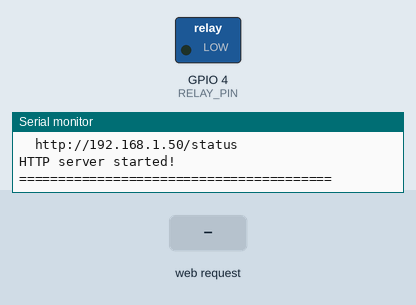
Bench run of a sketch on a simulated ESP32. Shown: switched loads named in the sketch (green lamp = pin HIGH), the last lines printed to the serial monitor. Inputs (shaded band) come from the test bench. WiFi joins after 1.5 s; servers stay silent unless stated.

Above: at 3.7 s.
3.8 s: HTTP request GET /trigger-alarm received
At 4.8 s:
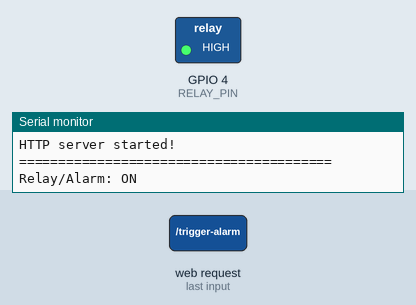
5.3 s: HTTP request GET /stop-alarm received
At 6.3 s:
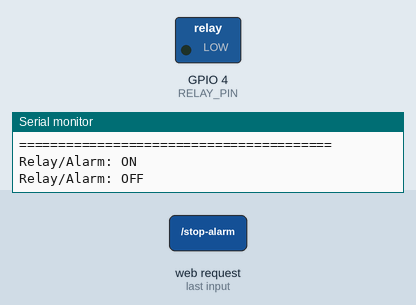
6.8 s: HTTP request GET /trigger-alarm?duration=0 received
At 7.3 s:
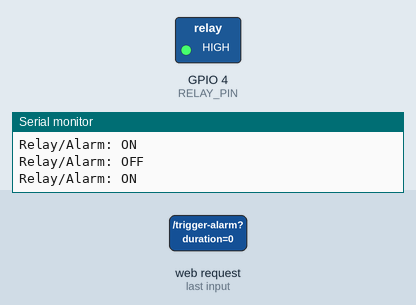
Timing chart, 0 to 9.8 s (numbered marks = the images above; inputs shaded):
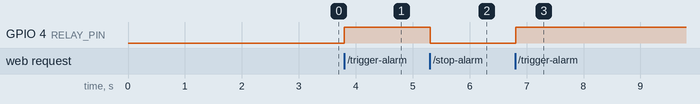

Measured:
- after the input at 3.8 s, GPIO 4 (RELAY_PIN): LOW → HIGH at once
- after the input at 5.3 s, GPIO 4 (RELAY_PIN): HIGH → LOW at once
- after the input at 6.8 s, GPIO 4 (RELAY_PIN): LOW → HIGH at once

The sketch:

esp32_alarm.ino
```cpp
/*
 * ESP32-CAM Alarm Controller for Flood Detection System
 *
 * This firmware connects to WiFi and provides HTTP endpoints
 * to control a relay connected to GPIO4 (P4) for alarm triggering.
 *
 * Endpoints:
 *   GET /trigger-alarm  - Turn ON the alarm relay
 *   GET /stop-alarm     - Turn OFF the alarm relay
 *   GET /status         - Get current alarm state
 *
 * Hardware:
 *   - ESP32-CAM
 *   - Relay module connected to GPIO4
 */

#include <WiFi.h>
#include <WebServer.h>

// ============ CONFIGURATION ============
// Change these values to match your network
const char* ssid = "YOUR_WIFI_SSID";         // Your WiFi network name
const char* password = "YOUR_WIFI_PASSWORD"; // Your WiFi password

// Relay configuration
const int RELAY_PIN = 4;         // GPIO4 (P4) for relay control
const bool RELAY_ACTIVE_HIGH = true;  // Set to false if relay is active LOW

// ============ GLOBAL VARIABLES ============
WebServer server(80);
bool alarmActive = false;
unsigned long alarmStartTime = 0;
unsigned long alarmDuration = 0;  // 0 = manual control, >0 = auto-off duration in ms

// ============ HELPER FUNCTIONS ============
void setRelay(bool state) {
    if (RELAY_ACTIVE_HIGH) {
        digitalWrite(RELAY_PIN, state ? HIGH : LOW);
    } else {
        digitalWrite(RELAY_PIN, state ? LOW : HIGH);
    }
    alarmActive = state;

    if (state) {
        alarmStartTime = millis();
    }

    Serial.print("Relay/Alarm: ");
    Serial.println(state ? "ON" : "OFF");
}

// ============ HTTP HANDLERS ============
void handleRoot() {
    String html = "<!DOCTYPE html><html><head>";
    html += "<meta name='viewport' content='width=device-width, initial-scale=1'>";
    html += "<title>ESP32 Alarm Controller</title>";
    html += "<style>";
    html += "body { font-family: Arial; text-align: center; margin: 20px; background: #1a1a2e; color: white; }";
    html += ".btn { padding: 20px 40px; margin: 10px; font-size: 20px; border: none; border-radius: 10px; cursor: pointer; }";
    html += ".on { background: #e74c3c; color: white; }";
    html += ".off { background: #27ae60; color: white; }";
    html += ".status { padding: 20px; margin: 20px; border-radius: 10px; font-size: 24px; }";
    html += ".active { background: #e74c3c; }";
    html += ".inactive { background: #27ae60; }";
    html += "</style></head><body>";
    html += "<h1>🚨 Flood Alarm Controller</h1>";
    html += "<div class='status " + String(alarmActive ? "active" : "inactive") + "'>";
    html += "Alarm Status: " + String(alarmActive ? "ACTIVE" : "INACTIVE");
    html += "</div>";
    html += "<br><button class='btn on' onclick=\"fetch('/trigger-alarm').then(()=>location.reload())\">🔔 TRIGGER ALARM</button>";
    html += "<br><button class='btn off' onclick=\"fetch('/stop-alarm').then(()=>location.reload())\">🔕 STOP ALARM</button>";
    html += "<br><br><p>IP Address: " + WiFi.localIP().toString() + "</p>";
    html += "</body></html>";

    server.send(200, "text/html", html);
}

void handleTriggerAlarm() {
    // Check if duration parameter is provided
    if (server.hasArg("duration")) {
        alarmDuration = server.arg("duration").toInt() * 1000;  // Convert to ms
    } else {
        alarmDuration = 0;  // Manual control
    }

    setRelay(true);

    // Enable CORS for cross-origin requests
    server.sendHeader("Access-Control-Allow-Origin", "*");
    server.send(200, "application/json", "{\"success\":true,\"alarm\":true,\"message\":\"Alarm triggered\"}");
}

void handleStopAlarm() {
    setRelay(false);
    alarmDuration = 0;

    // Enable CORS
    server.sendHeader("Access-Control-Allow-Origin", "*");
    server.send(200, "application/json", "{\"success\":true,\"alarm\":false,\"message\":\"Alarm stopped\"}");
}

void handleStatus() {
    String json = "{";
    json += "\"alarm_active\":" + String(alarmActive ? "true" : "false") + ",";
    json += "\"relay_pin\":" + String(RELAY_PIN) + ",";
    json += "\"uptime\":" + String(millis() / 1000) + ",";
    json += "\"ip\":\"" + WiFi.localIP().toString() + "\",";
    json += "\"rssi\":" + String(WiFi.RSSI());
    json += "}";

    // Enable CORS
    server.sendHeader("Access-Control-Allow-Origin", "*");
    server.send(200, "application/json", json);
}

void handleCORS() {
    server.sendHeader("Access-Control-Allow-Origin", "*");
    server.sendHeader("Access-Control-Allow-Methods", "GET, POST, OPTIONS");
    server.sendHeader("Access-Control-Allow-Headers", "Content-Type");
    server.send(204);
}

// ============ SETUP ============
void setup() {
    Serial.begin(115200);
    delay(1000);

    Serial.println("\n\n========================================");
    Serial.println("ESP32 Flood Alarm Controller");
    Serial.println("========================================");

    // Initialize relay pin
    pinMode(RELAY_PIN, OUTPUT);
    setRelay(false);  // Start with alarm OFF

    // Connect to WiFi
    Serial.print("Connecting to WiFi: ");
    Serial.println(ssid);

    WiFi.begin(ssid, password);

    int attempts = 0;
    while (WiFi.status() != WL_CONNECTED && attempts < 30) {
        delay(500);
        Serial.print(".");
        attempts++;
    }

    if (WiFi.status() == WL_CONNECTED) {
        Serial.println("\n\n✅ WiFi Connected!");
        Serial.print("IP Address: ");
        Serial.println(WiFi.localIP());
        Serial.println("\nEndpoints:");
        Serial.println("  http://" + WiFi.localIP().toString() + "/trigger-alarm");
        Serial.println("  http://" + WiFi.localIP().toString() + "/stop-alarm");
        Serial.println("  http://" + WiFi.localIP().toString() + "/status");
    } else {
        Serial.println("\n\n❌ WiFi Connection Failed!");
        Serial.println("Please check your SSID and password");
    }

    // Setup HTTP server routes
    server.on("/", handleRoot);
    server.on("/trigger-alarm", HTTP_GET, handleTriggerAlarm);
    server.on("/trigger-alarm", HTTP_OPTIONS, handleCORS);
    server.on("/stop-alarm", HTTP_GET, handleStopAlarm);
    server.on("/stop-alarm", HTTP_OPTIONS, handleCORS);
    server.on("/status", HTTP_GET, handleStatus);
    server.on("/status", HTTP_OPTIONS, handleCORS);

    server.begin();
    Serial.println("\nHTTP server started!");
    Serial.println("========================================\n");
}

// ============ MAIN LOOP ============
void loop() {
    server.handleClient();

    // Auto-off timer (if duration is set)
    if (alarmActive && alarmDuration > 0) {
        if (millis() - alarmStartTime >= alarmDuration) {
            Serial.println("Auto-stopping alarm (timer expired)");
            setRelay(false);
            alarmDuration = 0;
        }
    }

    delay(10);  // Small delay to prevent watchdog issues
}
```
